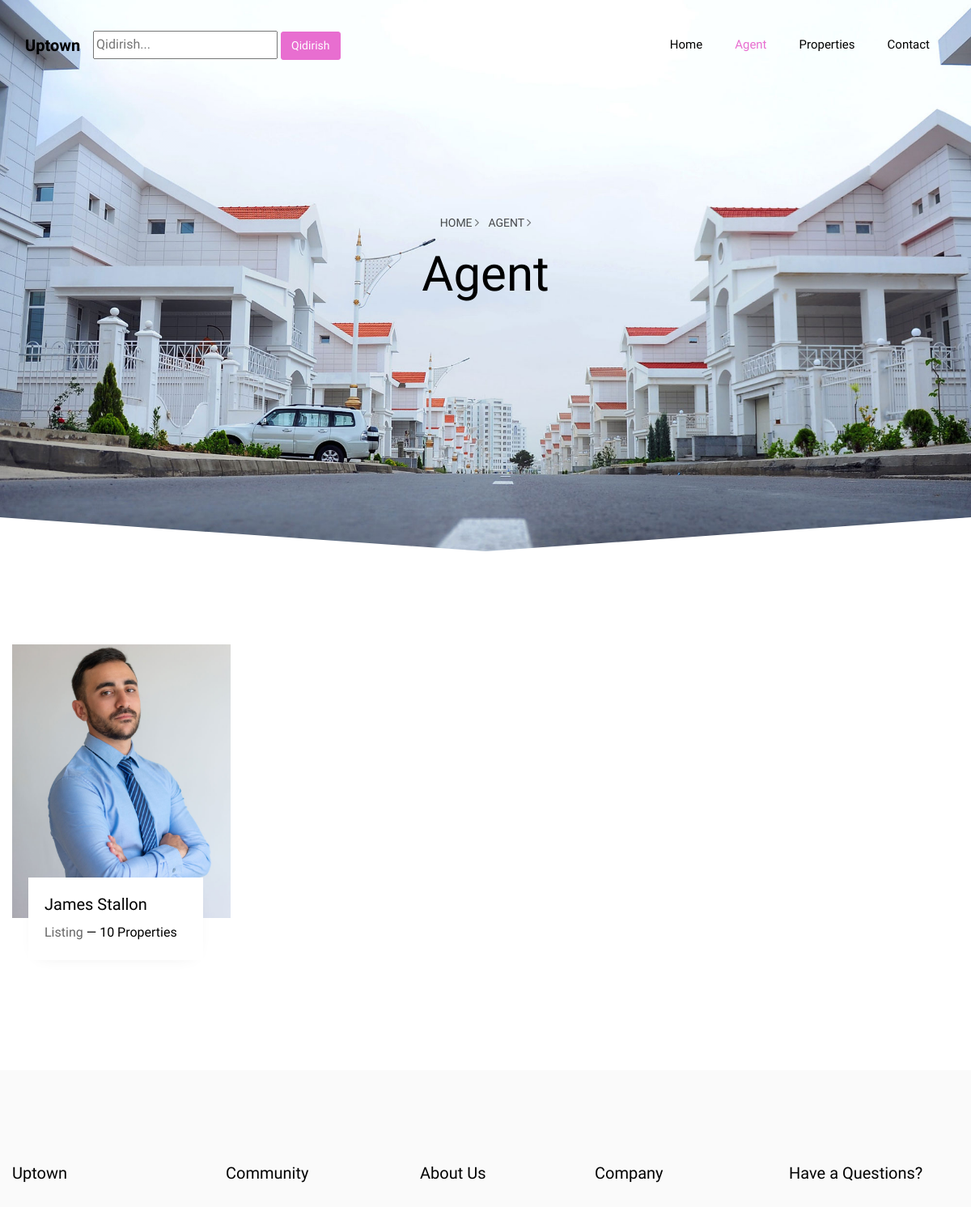
Page /agent/ (upper part) on the earlier database version.
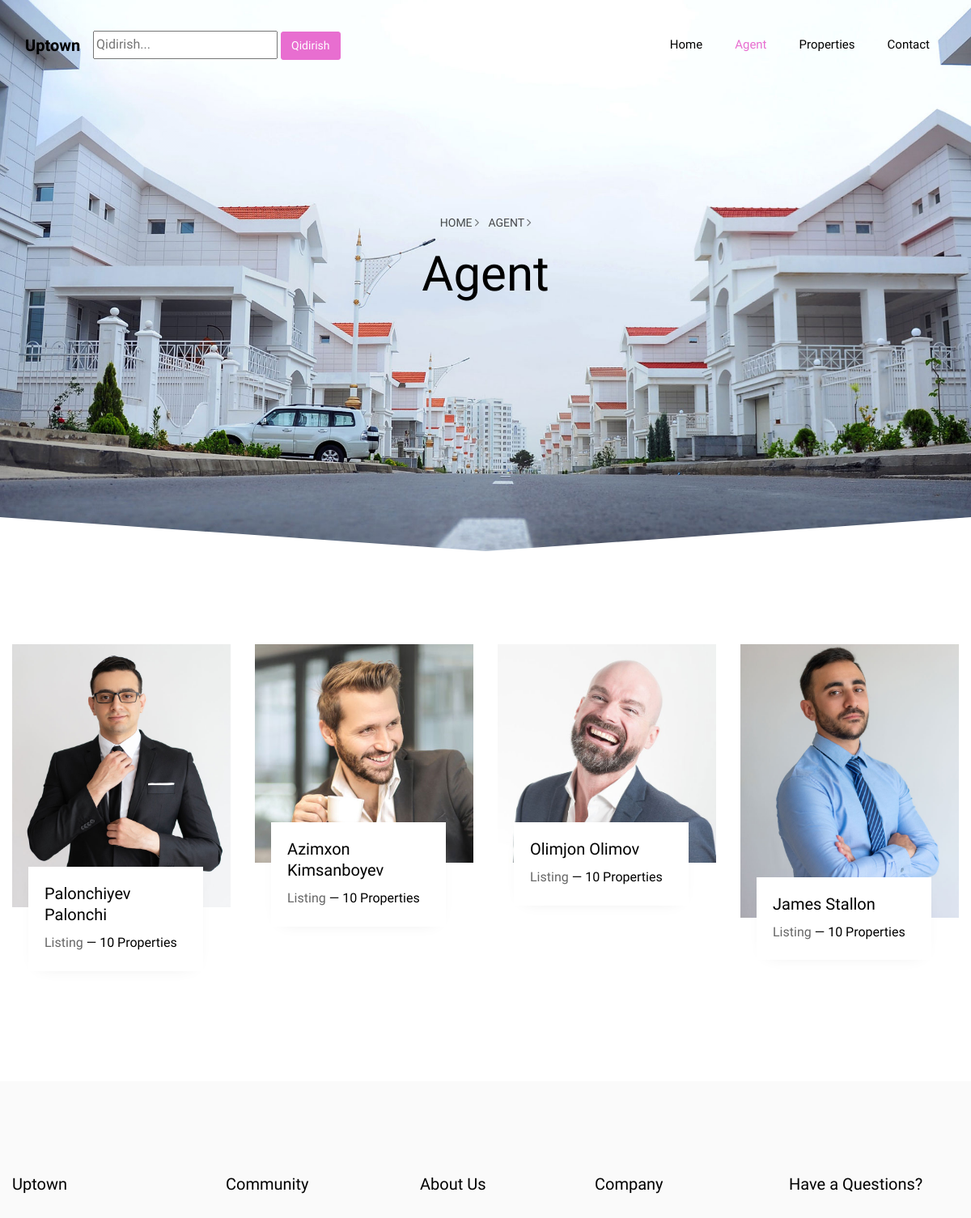
Same page on the later database version.
### pages/models.py (models this page shows, shortened)
class Agents(models.Model):
    agent_name = models.CharField(max_length=40, verbose_name='Agent ismi va familiyasi:')
    agent_img = models.ImageField(verbose_name='Agent rasmini yuklang:')
    date = models.DateTimeField(auto_now_add=True)
    class Meta:
        verbose_name = 'Ishchi'
        verbose_name_plural = "Ishchilar"

### pages/views.py (the view)
# urls.py: path('agent/', views.AgentPagesView, name='agent'),
def AgentPagesView(request):
    if request.method == 'POST':
        search_word = request.POST.get('search_word')
        search_word = str(search_word).strip()
        result = Q(agent_name__contains = search_word)
        agents = models.Agents.objects.filter(result)
    else:
        agents = models.Agents.objects.all().order_by('-date')
    return render(request, 'agent.html', {'agents': agents})

### templates/agent.html (shortened to what this page needs)
<!DOCTYPE html>
<html lang="en">
{% load static %}
<head>
  <link rel="stylesheet" href="{% static 'css/open-iconic-bootstrap.min.css' %}">
  <link rel="stylesheet" href="{% static 'css/animate.css' %}">
  <link rel="stylesheet" href="{% static 'css/owl.carousel.min.css' %}">
  <link rel="stylesheet" href="{% static 'css/owl.theme.default.min.css' %}">
  <link rel="stylesheet" href="{% static 'css/magnific-popup.css' %}">
  <link rel="stylesheet" href="{% static 'css/aos.css' %}">
  <link rel="stylesheet" href="{% static 'css/ionicons.min.css' %}">
  <link rel="stylesheet" href="{% static 'css/bootstrap-datepicker.css' %}">
  <link rel="stylesheet" href="{% static 'css/jquery.timepicker.css' %}">
  <link rel="stylesheet" href="{% static 'css/flaticon.css' %}">
  <link rel="stylesheet" href="{% static 'css/icomoon.css' %}">
  <link rel="stylesheet" href="{% static 'css/style.css' %}">
</head>
<body>
  <nav class="navbar navbar-expand-lg navbar-dark ftco_navbar bg-dark ftco-navbar-light" id="ftco-navbar">
    <div class="container">
      <a class="navbar-brand" href="{% url 'home' %}">Uptown</a>
      <div class="search">
        <form action="" method="post">{% csrf_token %}
          <input type="text" name="search_word" placeholder="Qidirish...">
          <input type="submit" value="Qidirish" class="btn btn-primary">
        </form>
      </div>
      <div class="collapse navbar-collapse" id="ftco-nav">
        <ul class="navbar-nav ml-auto">
          <li class="nav-item "><a href="{% url 'home' %}" class="nav-link">Home</a></li>
          <li class="nav-item active"><a href="{% url 'agent' %}" class="nav-link">Agent</a></li>
          <li class="nav-item"><a href="{% url 'properties' %}" class="nav-link">Properties</a></li>
          <li class="nav-item"><a href="{% url 'contact' %}" class="nav-link">Contact</a></li>
        </ul>
      </div>
    </div>
  </nav>
  <section class="hero-wrap hero-wrap-2 ftco-degree-bg js-fullheight" style="background-image: url('{% static  "images/bg_1.jpg"  %}');" data-stellar-background-ratio="0.5">
    <div class="overlay"></div>
    <div class="container">
      <div class="row no-gutters slider-text js-fullheight align-items-center justify-content-center">
        <div class="col-md-9 ftco-animate pb-5 text-center">
          <p class="breadcrumbs"><span class="mr-2"><a href="{% url 'home' %}">Home <i class="ion-ios-arrow-forward"></i></a></span> <span>Agent <i class="ion-ios-arrow-forward"></i></span></p>
          <h1 class="mb-3 bread">Agent</h1>
        </div>
      </div>
    </div>
  </section>
  <section class="ftco-section ftco-agent">
    <div class="container">
      <div class="row">
        {% if agents %}
        {% for agent in agents %}
        <div class="col-md-3">
          <div class="agent">
            <div class="img">
              <img src="{{ agent.agent_img.url }}" class="img-fluid" alt="{{ agent.agent_name }}">
            </div>
            <div class="desc">
              <h3><a href="{% url 'properties' %}">{{ agent.agent_name }}</a></h3>
              <p class="h-info"><span class="location">Listing</span> <span class="details">&mdash; 10 Properties</span></p>
            </div>
          </div>
        </div>
        {% endfor %}
        {% else %}
        <h2>Bunday agent mavjud emas ekan :( </h2>
        {% endif %}
      </div>
    </div>
  </section>
  <footer class="ftco-footer ftco-section">
    <div class="container">
      <div class="row mb-5">
        <div class="col-md">
          <div class="ftco-footer-widget mb-4">
            <h2 class="ftco-heading-2">Uptown</h2>
          </div>
        </div>
        <div class="col-md">
          <div class="ftco-footer-widget mb-4 ml-md-4">
            <h2 class="ftco-heading-2">Community</h2>
          </div>
        </div>
        <div class="col-md">
          <div class="ftco-footer-widget mb-4 ml-md-4">
            <h2 class="ftco-heading-2">About Us</h2>
          </div>
        </div>
        <div class="col-md">
          <div class="ftco-footer-widget mb-4">
            <h2 class="ftco-heading-2">Company</h2>
          </div>
        </div>
        <div class="col-md">
          <div class="ftco-footer-widget mb-4">
            <h2 class="ftco-heading-2">Have a Questions?</h2>
          </div>
        </div>
      </div>
      </div>
    </footer>
  </body>
  </html>

Differences in the rows shown:
added Agents: agent_img (picture), agent_name "Palonchiyev Palonchi"
added Agents: agent_img (picture), agent_name "Azimxon Kimsanboyev"
added Agents: agent_img (picture), agent_name "Olimjon Olimov"
